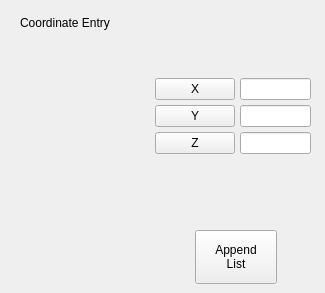
                      <widget class="QWidget" name="page_32">
                       <widget class="QLabel" name="label_32">
                        <property name="geometry">
                         <rect>
                          <x>20</x>
                          <y>15</y>
                          <width>116</width>
                          <height>16</height>
                         </rect>
                        </property>
                        <property name="text">
                         <string>Coordinate Entry</string>
                        </property>
                       </widget>
                       <widget class="QWidget" name="formWidget" native="true">
                        <property name="geometry">
                         <rect>
                          <x>150</x>
                          <y>20</y>
                          <width>166</width>
                          <height>191</height>
                         </rect>
                        </property>
                        <layout class="QFormLayout" name="formLayout_3">
                         <property name="formAlignment">
                          <set>Qt::AlignLeading|Qt::AlignLeft|Qt::AlignVCenter</set>
                         </property>
                         <property name="horizontalSpacing">
                          <number>5</number>
                         </property>
                         <property name="verticalSpacing">
                          <number>5</number>
                         </property>
                         <property name="leftMargin">
                          <number>5</number>
                         </property>
                         <property name="topMargin">
                          <number>5</number>
                         </property>
                         <property name="rightMargin">
                          <number>5</number>
                         </property>
                         <property name="bottomMargin">
                          <number>5</number>
                         </property>
                         <item row="0" column="0">
                          <widget class="QPushButton" name="pushButton_84">
                           <property name="text">
                            <string>X</string>
                           </property>
                           <property name="checkable">
                            <bool>true</bool>
                           </property>
                           <property name="labelName" stdset="0">
                            <string>xCoordLbl</string>
                           </property>
                           <attribute name="buttonGroup">
                            <string notr="true">holeOpBtnGrp</string>
                           </attribute>
                          </widget>
                         </item>
                         <item row="0" column="1">
                          <widget class="QLineEdit" name="xCoordLbl"/>
                         </item>
                         <item row="2" column="0">
                          <widget class="QPushButton" name="pushButton_85">
                           <property name="text">
                            <string>Y</string>
                           </property>
                           <property name="checkable">
                            <bool>true</bool>
                           </property>
                           <property name="labelName" stdset="0">
                            <string>yCoordLbl</string>
                           </property>
                           <attribute name="buttonGroup">
                            <string notr="true">holeOpBtnGrp</string>
                           </attribute>
                          </widget>
                         </item>
                         <item row="3" column="0">
                          <widget class="QPushButton" name="pushButton_86">
                           <property name="text">
                            <string>Z</string>
                           </property>
                           <property name="checkable">
                            <bool>true</bool>
                           </property>
                           <property name="labelName" stdset="0">
                            <string>zCoordLbl</string>
                           </property>
                           <attribute name="buttonGroup">
                            <string notr="true">holeOpBtnGrp</string>
                           </attribute>
                          </widget>
                         </item>
                         <item row="2" column="1">
                          <widget class="QLineEdit" name="yCoordLbl"/>
                         </item>
                         <item row="3" column="1">
                          <widget class="QLineEdit" name="zCoordLbl"/>
                         </item>
                        </layout>
                       </widget>
                       <widget class="QPushButton" name="coordListAppendBtn">
                        <property name="geometry">
                         <rect>
                          <x>195</x>
                          <y>230</y>
                          <width>82</width>
                          <height>54</height>
                         </rect>
                        </property>
                        <property name="text">
                         <string>Append
List</string>
                        </property>
                       </widget>
                      </widget>
